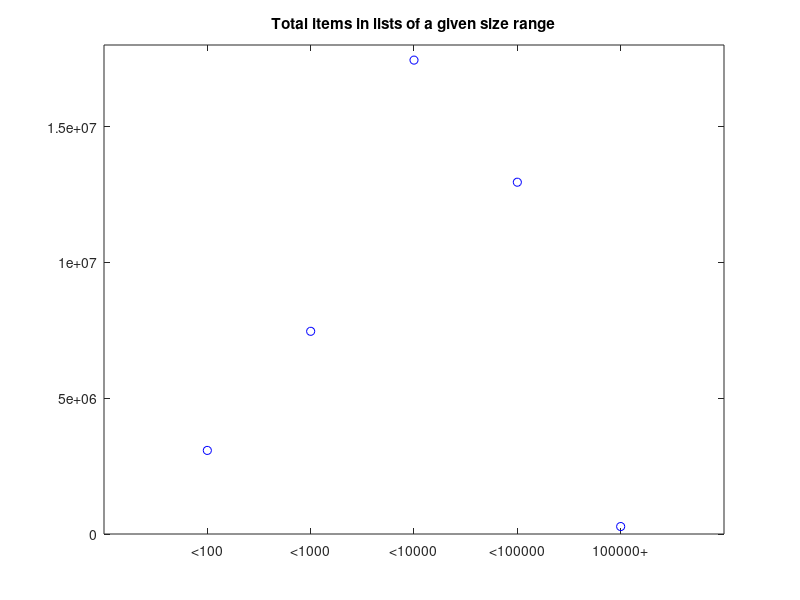

MATLAB code to generate this figure:
lengths = (1:5)
totalitems = ([3076857 7461238 17443866 12949474 274495])
check = sum(totalitems)
cumulative = 41205930
%error = cumulative - check

plot(lengths, totalitems, 'bo')
title('Total items in lists of a given size range')
axis([0 6 0 18e6])

xticks([1 2 3 4 5])
xticklabels({'<100','<1000','<10000','<100000','100000+'})

%## cumulative length of all lists: 41205930
%## 3076857
%## 7461238
%## 17443866
%## 12949474
%## 274495
